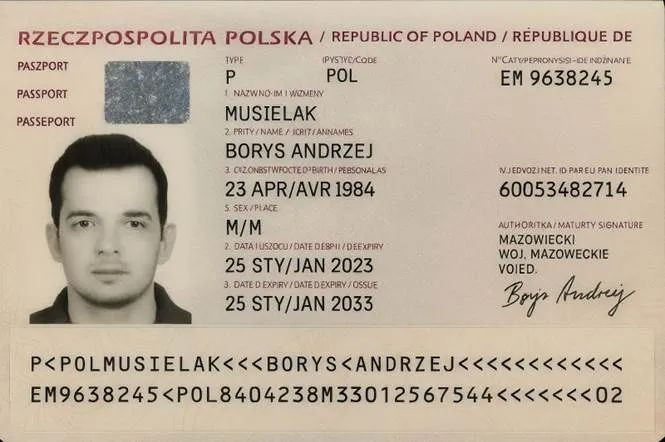
#> input picture data/sample_polish_passport.jpg, 665 x 442 px
$ python -i mrz_extraction.py   (imports and definitions only)
#> lines starting #> are read from the running program, lines starting #| are printed output that depends on the picture; after the words box and inside, x2 and y2 are one past the last pixel; in counts of white or black regions, pixels touching at a corner belong together
"""
MRZ EXTRACTION MODULE
=====================
Extract MRZ (Machine Readable Zone) text from passport images using OCR.

Simple implementation for student projects.
"""

import cv2
import numpy as np
import pytesseract
import re


def extract_mrz_from_image(image):
    """
    Extract MRZ text from passport image using OCR.

    Steps:
    1. Extract bottom region (where MRZ is located)
    2. Preprocess image for better OCR
    3. Run OCR multiple times with different configs
    4. Validate and clean extracted text

    Args:
        image: Passport image (RGB numpy array)

    Returns:
        str: Extracted MRZ text (or None if extraction failed)
    """

    print("\n" + "="*60)
    print("EXTRACTING MRZ TEXT")
    print("="*60)

    try:
        # Step 1: Extract MRZ region (bottom 15% of image)
        h, w = image.shape[:2]
#> h = 442; w = 665
        mrz_region = image[int(h*0.85):, :]
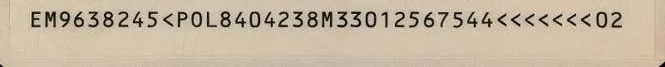
#> mrz_region: shape (67, 665, 3); mean R, G, B 197.9, 182.6, 160.7

        # Step 2: Preprocess for OCR
        # Convert to grayscale
        gray = cv2.cvtColor(mrz_region, cv2.COLOR_RGB2GRAY)
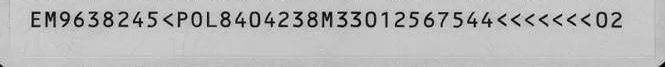
#> gray: shape (67, 665); min 2, max 227, mean 184.7

        # Apply threshold
        _, binary = cv2.threshold(gray, 0, 255, cv2.THRESH_BINARY + cv2.THRESH_OTSU)
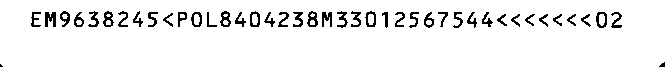
#> binary: shape (67, 665); 93.5% white; black in thin lines or dots, all inside (x1, y1, x2, y2) = (0, 11, 665, 67)

        # Resize for better OCR (make it bigger)
        scale = 2
        binary = cv2.resize(binary, (binary.shape[1]*scale, binary.shape[0]*scale))
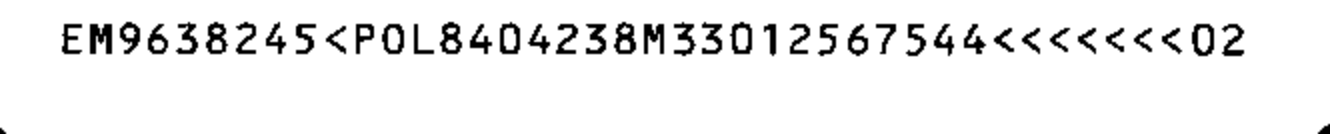
#> binary: shape (134, 1330); min 0, max 255, mean 238.4

        print("✓ Image preprocessed")

        # Step 3: Try OCR with different configurations
        mrz_text = None

        # Attempt 1: Standard config
        print("\nAttempt 1: Standard OCR...")
#> (the run stopped early here; a loop or call above may not have finished)
